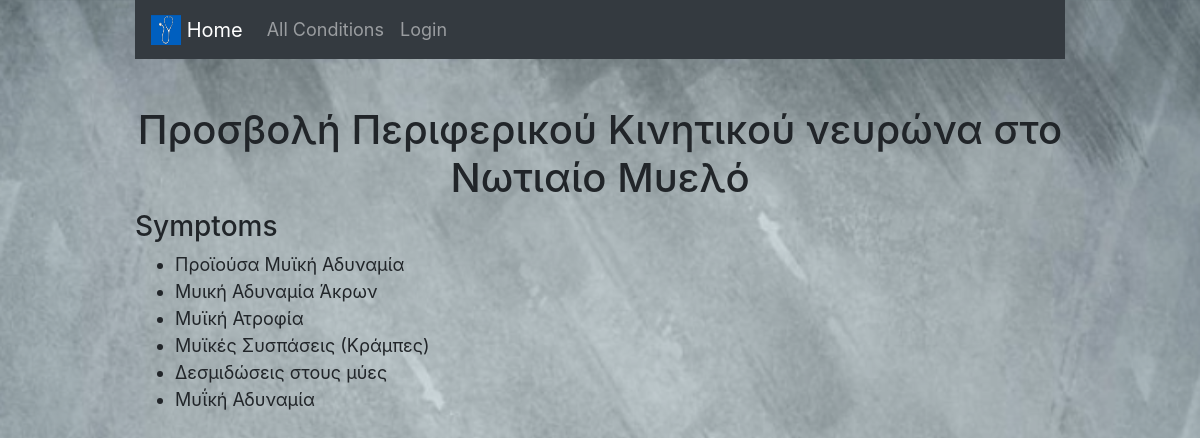
/20, run on the app's committed database.
### checker/models.py (models this page shows, shortened)
class Condition(models.Model):
    name = models.CharField(max_length=100)
    main = models.ManyToManyField(Symptom, blank=False, related_name="mainSymptom")
    secondary = models.ManyToManyField(Symptom, blank=True, related_name="secondarySymptom")
    type = models.CharField(max_length=10, choices=TYPE_OPTIONS, default="AND")
    extra = models.CharField(max_length=64, blank=True)

class Symptom(models.Model):
    name = models.CharField(max_length=100)
    def __str__(self):
        return f"{self.name}"

### checker/views.py (the view)
# urls.py: path("<int:condition_id>", views.conditionDetails, name="details"),
def conditionDetails(request, condition_id):
    condition = Condition.objects.get(pk=condition_id)
    symptomQuery = condition.main.all() | condition.secondary.all()
    allSymptoms = set()
    for symp in symptomQuery:
        allSymptoms.add(symp)
    return render(request, "checker/details.html", {
        "condition" : condition,
        "conditionSymptoms": allSymptoms
    })

### checker/templates/checker/details.html (shortened to what this page needs)
{% extends 'checker/layout.html' %} {% load static %}{%block body%}
<div class="container">
  <nav class="navbar navbar-expand-lg navbar-dark bg-dark">
    <a class="navbar-brand" href="{%url 'form'%}">
      <img src="{% static "checker/media/logo.png" %}" width="30" height="30"
      class="d-inline-block align-top" alt="logo"> Home
    </a>
    <div class="collapse navbar-collapse" id="navbarText">
      <ul class="navbar-nav mr-auto">
        <li class="nav-item">
          <a class="nav-link" href="{%url 'allConditions'%}">All Conditions</a>
        </li>
        <li class="nav-item">
          <a class="nav-link" href="#">Login</a>
        </li>
      </ul>
    </div>
  </nav>
  <h1>{{condition.name}}</h1>
  <h3>Symptoms</h3>
  <ul>
    {%for symptom in conditionSymptoms%}
    <li>{{symptom}}</li>
    {% endfor %}
  </ul>
</div>
{% endblock %}

### checker/static/checker/styles.css (style rules this page uses)
body { font-size: 18px; background-image: url("/static/checker/media/bg.png"); background-size: cover; }
h1 { margin-top: 5%; text-align: center; }
a { color: rgb(56, 35, 146); }
.container { width: 80%; margin: auto; }

### data on the page
Condition: name "Προσβολή Περιφερικού Κινητικού νευρώνα στο Νωτιαίο Μυελό"
Symptom: name "Προϊούσα Μυϊκή Αδυναμία"
Symptom: name "Μυική Αδυναμία Άκρων"
Symptom: name "Μυϊκή Ατροφία"
Symptom: name "Μυϊκές Συσπάσεις (Κράμπες)"
Symptom: name "Δεσμιδώσεις στους μύες"
Symptom: name "Μυΐκή Αδυναμία"
